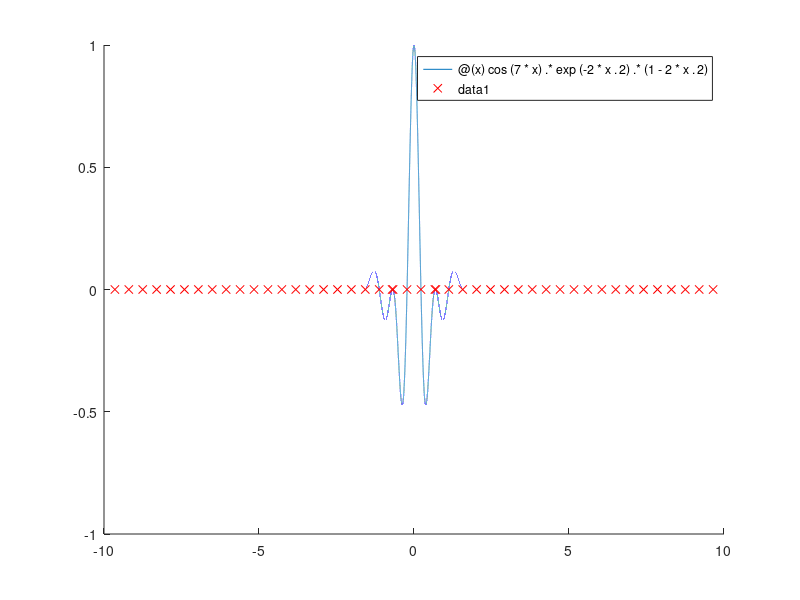

The MATLAB script that drew this image:
F = @(x) cos(7*x).*exp(-2*x.^2).*(1-2*x.^2);
interval = [-10, 10];
N = 500;
start_pts = linspace(interval(1),interval(2),N);
found_roots = [];
for i=1:numel(start_pts)-1
    try
        found_roots(end+1) = fzero(F,[start_pts(i),start_pts(i+1)]);
    end
end

% Plot results:
figure, hold on
fplot(F,interval,1e-4)
plot(found_roots,zeros(size(found_roots)),'rx')